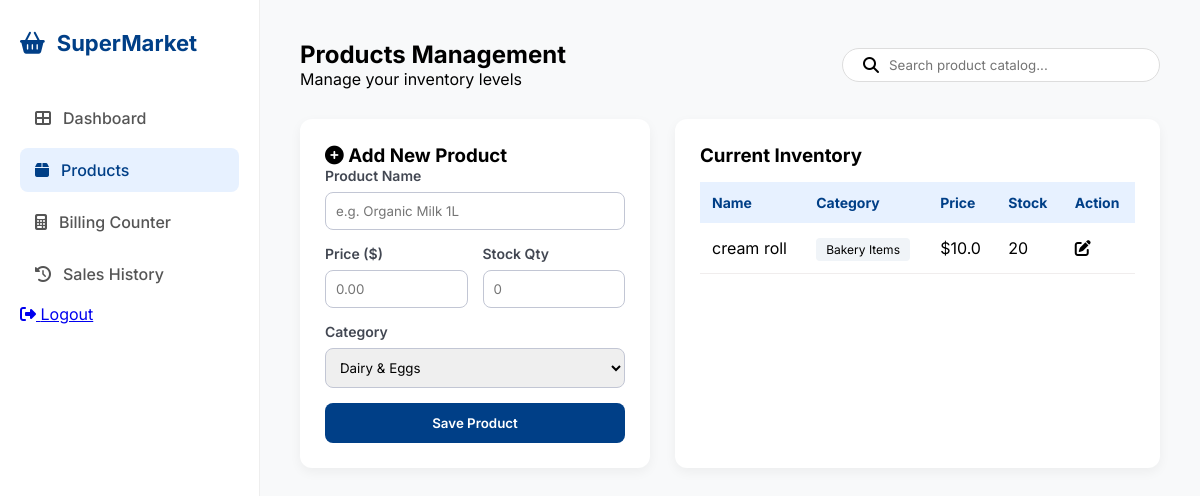
Page /products (signed in) on the committed database.
### tables this page shows
CREATE TABLE products (
            id INTEGER PRIMARY KEY AUTOINCREMENT,
            name TEXT NOT NULL,
            category TEXT NOT NULL,
            price REAL NOT NULL,
            stock INTEGER NOT NULL
        );

### app.py (the view)
@app.route('/products')
def products():
    if 'user' not in session:
        return redirect(url_for('login'))
    conn = get_db_connection()
    db_products = conn.execute('SELECT * FROM products').fetchall()
    conn.close()
    return render_template('products.html', products=db_products)

### app.py (called while the page is built)
def get_db_connection():
    conn = sqlite3.connect('supermarket.db')
    conn.row_factory = sqlite3.Row
    return conn

### templates/products.html (shortened to what this page needs)
<!DOCTYPE html>
<html lang="en">
<head>
    <link rel="stylesheet" href="https://cdnjs.cloudflare.com/ajax/libs/font-awesome/6.4.0/css/all.min.css">
    <link rel="stylesheet" href="{{ url_for('static', filename='style.css') }}">
</head>
<body class="dashboard-page">
    <div class="dashboard-wrapper">
        <aside class="sidebar">
            <div class="sidebar-brand">
                <i class="fas fa-shopping-basket"></i>
                <span>SuperMarket</span>
            </div>
            <nav class="nav-links">
                <a href="/dashboard" class="nav-item"><i class="fas fa-th-large"></i> Dashboard</a>
                <a href="/products" class="nav-item active"><i class="fas fa-box"></i> Products</a>
                <a href="/billing" class="nav-item"><i class="fas fa-calculator"></i> Billing Counter</a>
                <a href="/history" class="nav-item"><i class="fas fa-history"></i> Sales History</a>
            </nav>
            <div class="sidebar-footer">
                <a href="/logout"><i class="fas fa-sign-out-alt"></i> Logout</a>
            </div>
        </aside>
        <main class="main-content">
            <header class="top-header">
                <div class="header-info">
                    <h2>Products Management</h2>
                    <p>Manage your inventory levels</p>
                </div>
                <div class="search-container">
                    <i class="fas fa-search"></i>
                    <input type="text" placeholder="Search product catalog...">
                </div>
            </header>
            <div class="products-layout-grid">
                <div class="data-card">
                    <h3><i class="fas fa-plus-circle"></i> Add New Product</h3>
                    <form class="entry-form" action="/add_product" method="POST">
                        <div class="form-field">
                            <label>Product Name</label>
                            <input type="text" name="name" placeholder="e.g. Organic Milk 1L" required>
                        </div>
                        <div class="form-row">
                            <div class="form-field">
                                <label>Price ($)</label>
                                <input type="number" name="price" step="0.01" placeholder="0.00" required>
                            </div>
                            <div class="form-field">
                                <label>Stock Qty</label>
                                <input type="number" name="stock" placeholder="0" required>
                            </div>
                        </div>
                        <div class="form-field">
                            <label>Category</label>
                            <select name="category">
                                <option>Dairy & Eggs</option>
                            </select>
                        </div>
                        <button type="submit" class="btn-save-data">Save Product</button>
                    </form>
                </div>
                <div class="data-card">
                    <h3>Current Inventory</h3>
                    <table class="inventory-display-table">
                        <thead>
                            <tr>
                                <th>Name</th>
                                <th>Category</th>
                                <th>Price</th>
                                <th>Stock</th>
                                <th>Action</th>
                            </tr>
                        </thead>
                        <tbody>
<tbody>
    {% for item in products %}
    <tr>
        <td>{{ item['name'] }}</td>
        <td><span class="type-tag">{{ item['category'] }}</span></td>
        <td>${{ item['price'] }}</td>
        <td class="{% if item['stock'] < 10 %}low-stock-alert{% endif %}">
            {{ item['stock'] }}
        </td>
        <td><i class="fas fa-edit action-icon"></i></td>
    </tr>
    {% endfor %}
</tbody>
                        </tbody>
                    </table>
                </div>
            </div>
        </main>
    </div>
</body>
</html>

### static/style.css (style rules this page uses)
:root { --primary: #003f87; --bg: #fbf9f8; --white: #ffffff; --text: #1b1c1c; --text-muted: #64748b; --border: #e2e8f0; }
* { margin: 0; padding: 0; box-sizing: border-box; font-family: 'Inter', sans-serif; }
.dashboard-wrapper { display: flex; min-height: 100vh; background-color: #f8f9fa; }
.sidebar { width: 260px; background: white; border-right: 1px solid #eee; display: flex; flex-direction: column; padding: 30px 20px; }
.sidebar-brand { display: flex; align-items: center; gap: 12px; font-size: 22px; font-weight: 700; color: #003f87; margin-bottom: 40px; }
.nav-item { display: flex; align-items: center; gap: 12px; padding: 12px 15px; color: #555; text-decoration: none; margin-bottom: 8px; border-radius: 8px; font-weight: 500; }
.nav-item.active { background: #e7f1ff; color: #003f87; }
.main-content { flex: 1; padding: 40px; }
.top-header { display: flex; justify-content: space-between; align-items: center; margin-bottom: 30px; }
.products-layout-grid { display: grid; grid-template-columns: 350px 1fr; gap: 25px; margin-top: 25px; }
.data-card { background: #ffffff; padding: 25px; border-radius: 12px; box-shadow: 0 4px 12px rgba(0,0,0,0.05); }
.form-field { margin-bottom: 15px; }
.form-field label { display: block; font-size: 14px; font-weight: 600; margin-bottom: 8px; color: #424752; }
.form-field input, .form-field select { width: 100%; padding: 10px; border: 1px solid #c2c6d4; border-radius: 8px; outline: none; font-family: 'Inter', sans-serif; }
.form-row { display: flex; gap: 15px; }
.btn-save-data { width: 100%; background: #003f87; color: white; border: none; padding: 12px; border-radius: 8px; font-weight: 600; cursor: pointer; transition: 0.3s; }
.inventory-display-table { width: 100%; border-collapse: collapse; margin-top: 15px; }
.inventory-display-table th { background: #e7f1ff; padding: 12px; text-align: left; font-size: 14px; color: #003f87; }
.inventory-display-table td { padding: 15px 12px; border-bottom: 1px solid #f0eded; }
.type-tag { background: #f0f4f8; padding: 4px 10px; border-radius: 4px; font-size: 12px; }
.search-container { background: white; padding: 8px 20px; border-radius: 50px; display: flex; align-items: center; gap: 10px; border: 1px solid #ddd; width: fit-content; }
.search-container input { border: none; outline: none; width: 250px; }

### rows in the picture
products: name "cream roll", category "Bakery Items", price "10.0", stock "20"
